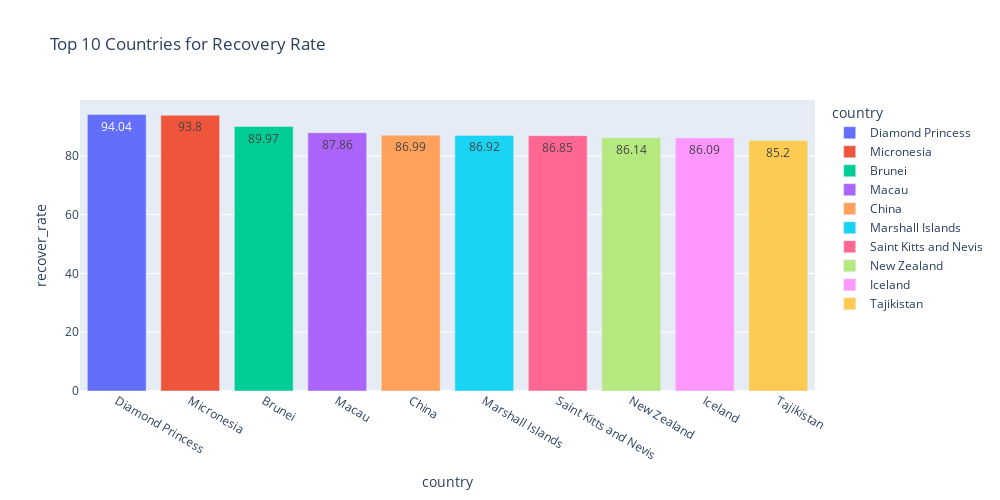

The cell this chart's notebook holds for it:
### Code cell
# считаем средний процент выздоровления для каждой страны
bar_data = covid_df.groupby(
    by='country',
    as_index=False
)[['recover_rate']].mean().round(2).nlargest(10, columns=['recover_rate'])

# строим график
fig = px.bar(
    data_frame=bar_data, # датафрейм
    x="country", # ось x
    y="recover_rate", # ось y
    color='country', # расцветка в зависимости от страны
    text='recover_rate', # текст на столбцах
    orientation='v', # ориентация графика
    height=500, # высота
    width=1000, # ширина
    title='Top 10 Countries for Recovery Rate' # заголовок
)
fig.show()

### Figure 1 — Plotly figure (JSON) as saved in the notebook; plotly's stock layout.template omitted (floating-point values rounded to 4 significant figures)
{"data": [{"alignmentgroup": "True", "hovertemplate": "country=%{x}<br>recover_rate=%{text}<extra></extra>", "legendgroup": "Diamond Princess", "marker": {"color": "#636efa", "pattern": {"shape": ""}}, "name": "Diamond Princess", "offsetgroup": "Diamond Princess", "orientation": "v", "showlegend": true, "text": [94.04], "textposition": "auto", "type": "bar", "x": ["Diamond Princess"], "xaxis": "x", "y": [94.04], "yaxis": "y"}, {"alignmentgroup": "True", "hovertemplate": "country=%{x}<br>recover_rate=%{text}<extra></extra>", "legendgroup": "Micronesia", "marker": {"color": "#EF553B", "pattern": {"shape": ""}}, "name": "Micronesia", "offsetgroup": "Micronesia", "orientation": "v", "showlegend": true, "text": [93.8], "textposition": "auto", "type": "bar", "x": ["Micronesia"], "xaxis": "x", "y": [93.8], "yaxis": "y"}, {"alignmentgroup": "True", "hovertemplate": "country=%{x}<br>recover_rate=%{text}<extra></extra>", "legendgroup": "Brunei", "marker": {"color": "#00cc96", "pattern": {"shape": ""}}, "name": "Brunei", "offsetgroup": "Brunei", "orientation": "v", "showlegend": true, "text": [89.97], "textposition": "auto", "type": "bar", "x": ["Brunei"], "xaxis": "x", "y": [89.97], "yaxis": "y"}, {"alignmentgroup": "True", "hovertemplate": "country=%{x}<br>recover_rate=%{text}<extra></extra>", "legendgroup": "Macau", "marker": {"color": "#ab63fa", "pattern": {"shape": ""}}, "name": "Macau", "offsetgroup": "Macau", "orientation": "v", "showlegend": true, "text": [87.86], "textposition": "auto", "type": "bar", "x": ["Macau"], "xaxis": "x", "y": [87.86], "yaxis": "y"}, {"alignmentgroup": "True", "hovertemplate": "country=%{x}<br>recover_rate=%{text}<extra></extra>", "legendgroup": "China", "marker": {"color": "#FFA15A", "pattern": {"shape": ""}}, "name": "China", "offsetgroup": "China", "orientation": "v", "showlegend": true, "text": [86.99], "textposition": "auto", "type": "bar", "x": ["China"], "xaxis": "x", "y": [86.99], "yaxis": "y"}, {"alignmentgroup": "True", "hovertemplate": "country=%{x}<br>recover_rate=%{text}<extra></extra>", "legendgroup": "Marshall Islands", "marker": {"color": "#19d3f3", "pattern": {"shape": ""}}, "name": "Marshall Islands", "offsetgroup": "Marshall Islands", "orientation": "v", "showlegend": true, "text": [86.92], "textposition": "auto", "type": "bar", "x": ["Marshall Islands"], "xaxis": "x", "y": [86.92], "yaxis": "y"}, {"alignmentgroup": "True", "hovertemplate": "country=%{x}<br>recover_rate=%{text}<extra></extra>", "legendgroup": "Saint Kitts and Nevis", "marker": {"color": "#FF6692", "pattern": {"shape": ""}}, "name": "Saint Kitts and Nevis", "offsetgroup": "Saint Kitts and Nevis", "orientation": "v", "showlegend": true, "text": [86.85], "textposition": "auto", "type": "bar", "x": ["Saint Kitts and Nevis"], "xaxis": "x", "y": [86.85], "yaxis": "y"}, {"alignmentgroup": "True", "hovertemplate": "country=%{x}<br>recover_rate=%{text}<extra></extra>", "legendgroup": "New Zealand", "marker": {"color": "#B6E880", "pattern": {"shape": ""}}, "name": "New Zealand", "offsetgroup": "New Zealand", "orientation": "v", "showlegend": true, "text": [86.14], "textposition": "auto", "type": "bar", "x": ["New Zealand"], "xaxis": "x", "y": [86.14], "yaxis": "y"}, {"alignmentgroup": "True", "hovertemplate": "country=%{x}<br>recover_rate=%{text}<extra></extra>", "legendgroup": "Iceland", "marker": {"color": "#FF97FF", "pattern": {"shape": ""}}, "name": "Iceland", "offsetgroup": "Iceland", "orientation": "v", "showlegend": true, "text": [86.09], "textposition": "auto", "type": "bar", "x": ["Iceland"], "xaxis": "x", "y": [86.09], "yaxis": "y"}, {"alignmentgroup": "True", "hovertemplate": "country=%{x}<br>recover_rate=%{text}<extra></extra>", "legendgroup": "Tajikistan", "marker": {"color": "#FECB52", "pattern": {"shape": ""}}, "name": "Tajikistan", "offsetgroup": "Tajikistan", "orientation": "v", "showlegend": true, "text": [85.2], "textposition": "auto", "type": "bar", "x": ["Tajikistan"], "xaxis": "x", "y": [85.2], "yaxis": "y"}], "layout": {"barmode": "relative", "height": 500, "legend": {"title": {"text": "country"}, "tracegroupgap": 0}, "title": {"text": "Top 10 Countries for Recovery Rate"}, "width": 1000, "xaxis": {"anchor": "y", "categoryarray": ["Diamond Princess", "Micronesia", "Brunei", "Macau", "China", "Marshall Islands", "Saint Kitts and Nevis", "New Zealand", "Iceland", "Tajikistan"], "categoryorder": "array", "domain": [0, 1], "title": {"text": "country"}}, "yaxis": {"anchor": "x", "domain": [0, 1], "title": {"text": "recover_rate"}}}}
